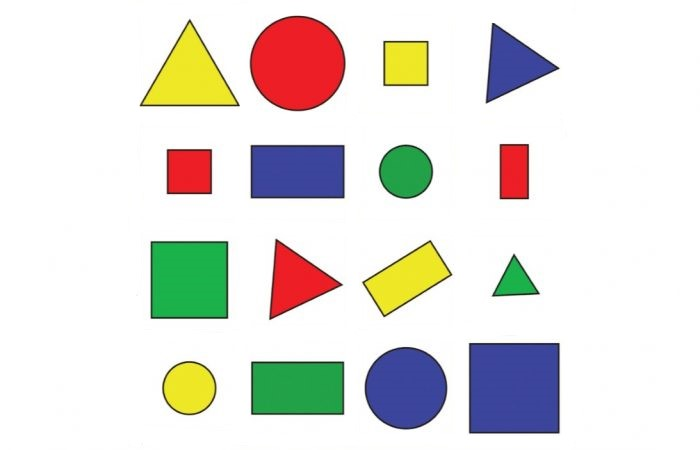
#> input picture Resources/shapes.jpg, 700 x 450 px
$ python 'Chapter 8.py'
#> lines starting #> are read from the running program, lines starting #| are printed output that depends on the picture; after the words box and inside, x2 and y2 are one past the last pixel; in counts of white or black regions, pixels touching at a corner belong together
import cv2
import numpy as np


def stackImages(scale, imgArray):
    rows = len(imgArray)
    cols = len(imgArray[0])
    rowsAvailable = isinstance(imgArray[0], list)
    width = imgArray[0][0].shape[1]
    height = imgArray[0][0].shape[0]
    if rowsAvailable:
        for x in range(0, rows):
            for y in range(0, cols):
                if imgArray[x][y].shape[:2] == imgArray[0][0].shape[:2]:
                    imgArray[x][y] = cv2.resize(imgArray[x][y], (0, 0), None, scale, scale)
                else:
                    imgArray[x][y] = cv2.resize(imgArray[x][y], (imgArray[0][0].shape[1], imgArray[0][0].shape[0]),
                                                None, scale, scale)
                if len(imgArray[x][y].shape) == 2: imgArray[x][y] = cv2.cvtColor(imgArray[x][y], cv2.COLOR_GRAY2BGR)
        imageBlank = np.zeros((height, width, 3), np.uint8)
        hor = [imageBlank] * rows
        hor_con = [imageBlank] * rows
        for x in range(0, rows):
            hor[x] = np.hstack(imgArray[x])
        ver = np.vstack(hor)
    else:
        for x in range(0, rows):
            if imgArray[x].shape[:2] == imgArray[0].shape[:2]:
                imgArray[x] = cv2.resize(imgArray[x], (0, 0), None, scale, scale)
            else:
                imgArray[x] = cv2.resize(imgArray[x], (imgArray[0].shape[1], imgArray[0].shape[0]), None, scale, scale)
            if len(imgArray[x].shape) == 2: imgArray[x] = cv2.cvtColor(imgArray[x], cv2.COLOR_GRAY2BGR)
        hor = np.hstack(imgArray)
        ver = hor
    return ver


def getContours(img):
    contours, hierarchy = cv2.findContours(img, cv2.RETR_EXTERNAL, cv2.CHAIN_APPROX_NONE)
    for cnt in contours:
        area = cv2.contourArea(cnt)
        if area > 500:
            cv2.drawContours(imageContour, cnt, -1, (255, 0, 0), 3)
            peri = cv2.arcLength(cnt, True)
            approx = cv2.approxPolyDP(cnt, 0.02 * peri, True)
            print(len(approx))
            objectCorners = len(approx)
            x, y, w, h = cv2.boundingRect(approx)

            if objectCorners == 3:
                objectType = "Tri"
            elif objectCorners == 4:
                aspRatio = w / float(h)
                if 0.95 < aspRatio < 1.05:
                    objectType = "Square"
                else:
                    objectType = "Rectangle"
            elif objectCorners > 4:
                objectType = "Circle"
            else:
                objectType = "None"

            cv2.rectangle(imageContour, (x, y), (x + w, y + h), (0, 255, 0), 2)
            cv2.putText(imageContour, objectType,
                        (x + (w // 2) - 10, y + (h // 2) - 10), cv2.FONT_HERSHEY_COMPLEX, 0.5,
                        (0, 0, 0), 2)


path = 'Resources/shapes.jpg'
image = cv2.imread(path)
#> image is the input picture: shape (450, 700, 3); mean B, G, R 220.8, 225.8, 227.9
imageContour = image.copy()

imageGray = cv2.cvtColor(image, cv2.COLOR_BGR2GRAY)
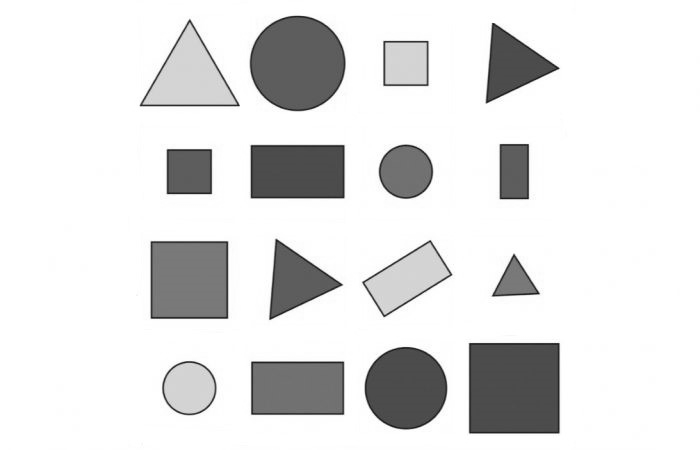
#> imageGray: shape (450, 700); min 17, max 255, mean 225.9
imageBlur = cv2.GaussianBlur(imageGray, (7, 7), 1)
imageCanny = cv2.Canny(imageBlur, 50, 50)
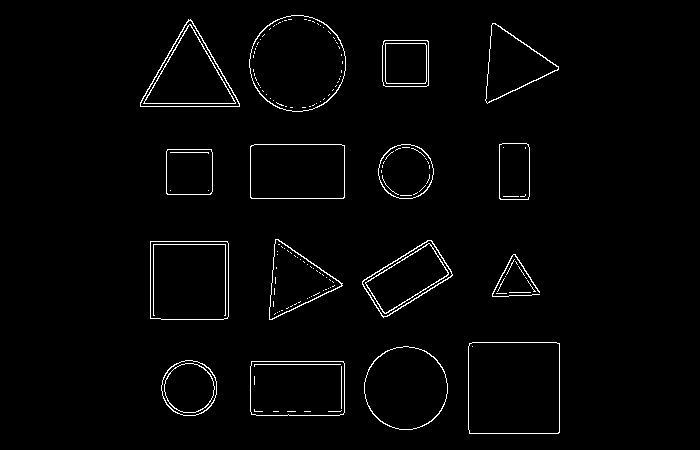
#> imageCanny: shape (450, 700); 1.9% white in thin lines or dots, all inside (x1, y1, x2, y2) = (140, 15, 560, 434)
getContours(imageCanny)
#> in getContours, `contours, hierarchy = cv2.findContours(img, cv2.RETR_EXTERNAL, cv2.CHA..`: contours = 25 contours, 9 with area under 20; largest, box (x1, y1, x2, y2) and area: (468, 342, 560, 434) 8268, (249, 15, 346, 112) 7253, (150, 241, 229, 320) 6066, (364, 346, 448, 430) 5414, (250, 144, 345, 199) 5068
#> the loop in getContours, `for cnt in contours:` made 25 passes
#> (area, peri, approx, objectCorners, x, y, w, h) on passes 1, 4, 15, 16, 18, 20, 21, 22: (5055, 293.3, [[251, 361], [251, 414], [343, 414], [343, 361]], 4, 251, 361, 93, 54), (8268.5, 361.1, [[469, 343], [469, 433], [558, 433], [559, 343]], 4, 469, 343, 91, 91), (6066, 309.7, [[150, 241], [150, 318], [227, 318], [227, 241]], 4, 150, 241, 78, 78), (3525.5, 260.8, [[431, 240], [362, 281], [383, 317], [452, 275]], 4, 362, 240, 91, 78), (2062.5, 179.1, [[167, 149], [166, 193], [210, 194], [211, 149]], 4, 166, 149, 46, 46), (5068.5, 293.1, [[250, 146], [251, 198], [344, 197], [344, 145]], 4, 250, 145, 95, 54), (1669.5, 169.1, [[499, 144], [499, 198], [528, 199], [528, 144]], 4, 499, 144, 30, 56), (2103, 180.5, [[384, 40], [383, 85], [428, 85], [428, 41]], 4, 383, 40, 46, 46)
#> (area, peri, approx, objectCorners, x, y, w, h) on passes 17, 23, 24: (3005, 257.6, [[275, 239], [269, 319], [342, 285]], 3, 269, 239, 74, 81), (2988, 255.6, [[492, 23], [487, 103], [558, 69]], 3, 487, 23, 72, 81), (4599.5, 316, [[188, 19], [140, 106], [239, 106]], 3, 140, 19, 100, 88)
#| 4
#| 8
#| 8
#| 4
#| 4
#| 4
#| 3
#| 4
#> (further printed lines are left out)
#> after the loop in getContours, `for cnt in contours:`:
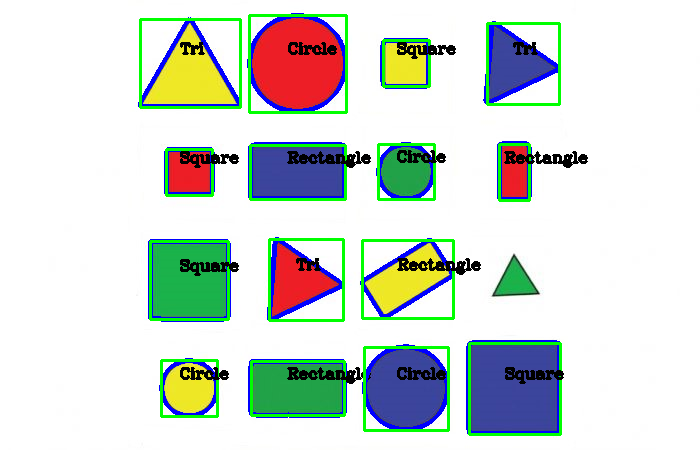
#> imageContour: shape (450, 700, 3); 9.29% of pixels changed, all inside (x1, y1, x2, y2) = (138, 13, 588, 436)

imageBlank = np.zeros_like(image)
imageStack = stackImages(0.6, ([image, imageGray, imageBlur],
                               [imageCanny, imageContour, imageBlank]))
#> after the loop in stackImages, `for x in range(0, rows):`: hor = 2 items
#> in stackImages, `ver = np.vstack(hor)`:
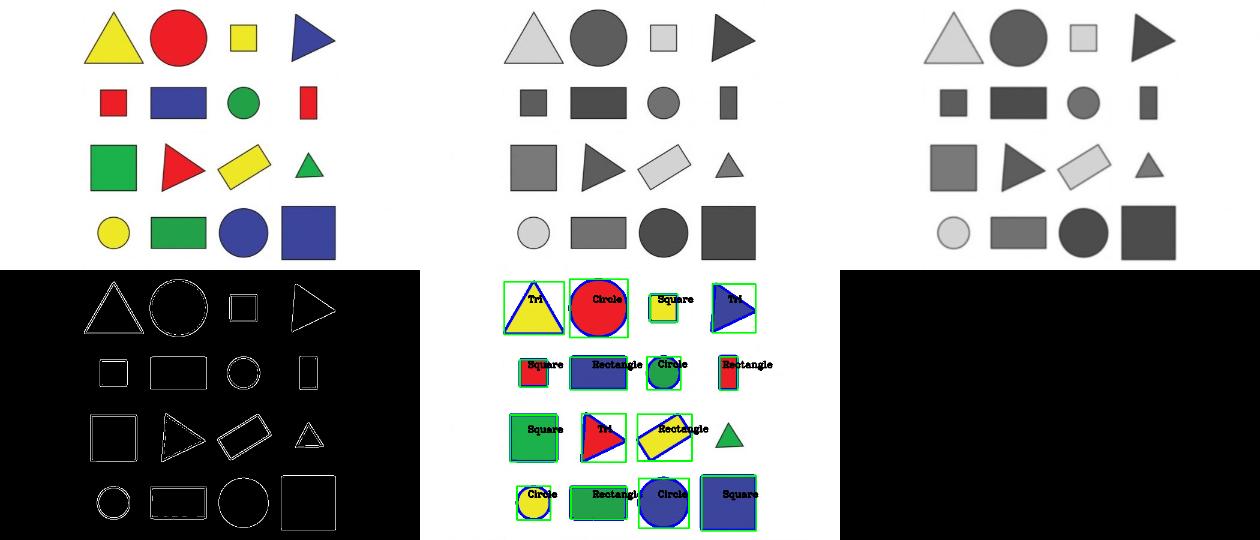
#> ver: shape (540, 1260, 3); mean of channels 0, 1, 2 148.4, 150.2, 149.1; drawn as B, G, R
cv2.imshow("Stack", imageStack)

cv2.waitKey(0)
